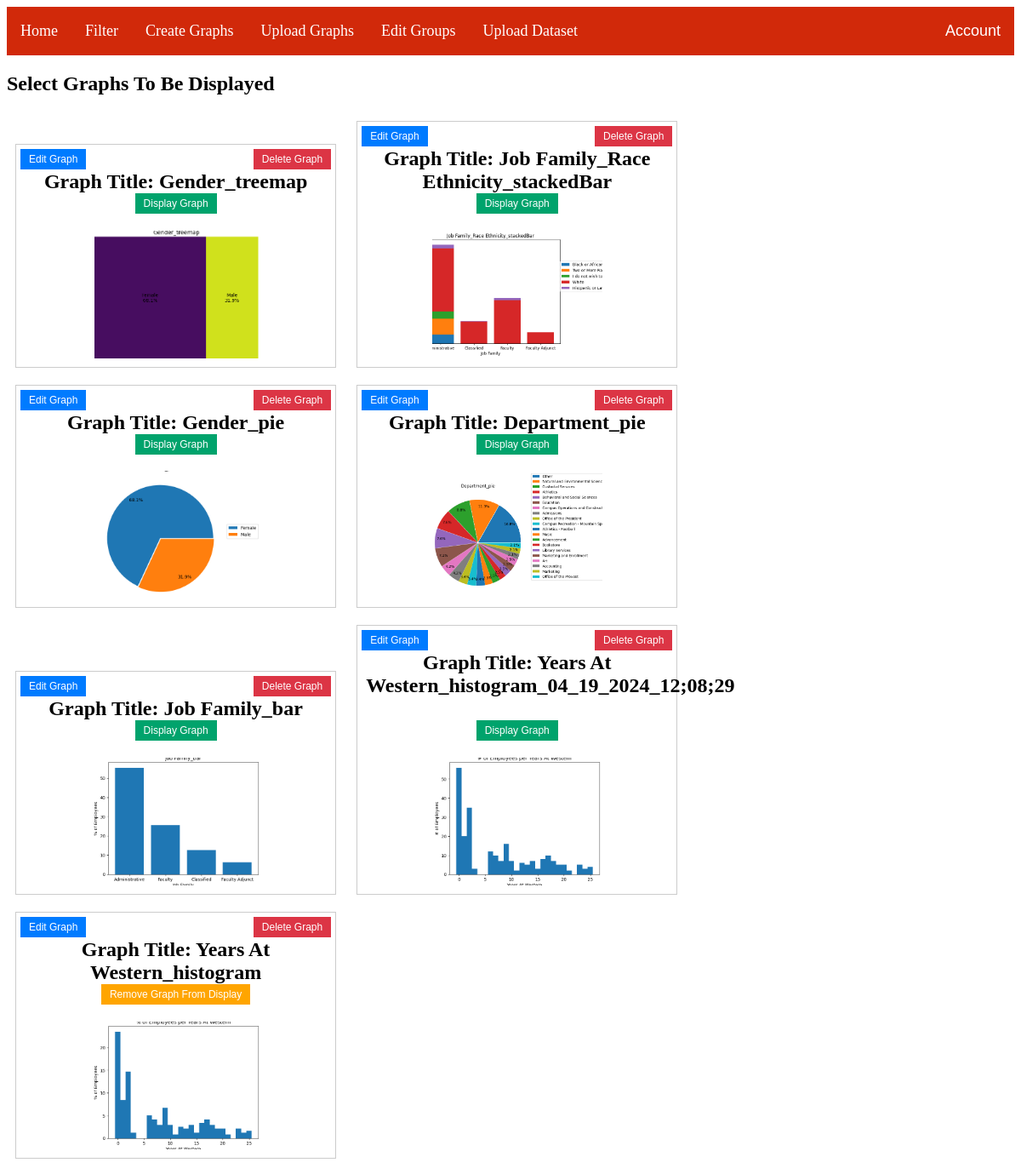
The page /uploadGraphs (signed in) on the database its author committed.
### main.py (models this page shows)
class Graphs(db.Model):
    id = db.Column(db.Integer, primary_key=True)
    path = db.Column(db.String(100), nullable=False)
    title = db.Column(db.String(50), nullable=False)
    description = db.Column(db.String(250), nullable=True)
    type = db.Column(db.String(20))
    useQuantity = db.Column(db.Boolean, default=False)
    currently_displayed = db.Column(db.Boolean, default=False, nullable=False)
    group_id = db.Column(db.Integer, db.ForeignKey('graphgroup.id'), nullable=True)

### main.py (the view)
@app.route("/uploadGraphs", methods=['GET', 'POST'])
@login_required
def selectGraphsForDashboard():
    graphs = Graphs.query.all()
    return render_template('uploadGraphs.html', graphs=graphs)

### main.py (called while the page is built)
@login_manager.user_loader
def load_user(uid):
    return User.query.get(uid)

### templates/uploadGraphs.html (shortened to what this page needs)
{% extends 'base.html' %}
{% block content %}
<head>
</head>
<body>
<h2>Select Graphs To Be Displayed</h2>
{% for graph in graphs %}
    <div class="graph-container" data-graph-id="{{ graph.id }}">
        <h2>Graph Title: {{ graph.title }}
            <button class="edit-button">Edit Graph</button>
            <button class="delete-button">Delete Graph</button>
            <br>
            {% if graph.currently_displayed %} <button class="remove-display-graph-button">Remove Graph From Display</button>
            {% else %} <button class="display-graph-button">Display Graph</button> {% endif %}
        </h2>
        <div class="image-container">
            <img src="{{ graph.path }}" class="thumbnail-img">
        </div>
    </div>
{% endfor %}
</body>
{% endblock %}

### templates/base.html (shortened to what this page needs)
<html>
<head>
    <!DOCTYPE html>
    <link href="/static/style.css" rel="stylesheet">
</head>
{% if current_user.is_authenticated %}
<body>
    <nav>
        <ul>
            <li><a href='/'>Home</a></li>
            <li><a href='/filterGraphs'>Filter</a></li>
            <li><a href='/createGraph'>Create Graphs</a></li>
            <li><a href='/uploadGraphs'>Upload Graphs</a></li>
            <li><a href='/editGroups'>Edit Groups</a></li>
            <li><a href='/uploadDataset'>Upload Dataset</a></li>
            <div class="dropdown">
                <button class="dropbtn">Account  </button>
            </div>
        </ul>
    </nav>
</body>
{% endif %}
{% block content %}
{% endblock %}
</html>

### static/style.css (style rules this page uses)
ul { list-style-type: none; margin: 0; padding: 0; overflow: hidden; background-color: #d1290a; }
li { float: left; }
li a { display: block; color: white; text-align: center; padding: 18px 16px; text-decoration: none; font-size: 18px; }
.dropdown { float: left; overflow: hidden; float: right; }
.dropdown .dropbtn { font-size: 18px; color: white; background-color: #d1290a; border: none; padding: 18px 16px; }

### templates/base.html (style rules this page uses)
nav { position: sticky; top: 0; background-color: #333; z-index: 1; }

### templates/uploadGraphs.html (style rules this page uses)
.edit-button { position: absolute; top: 5px; left: 5px; background-color: #007bff; color: white; border: none; padding: 5px 10px; font-size: 12px; cursor: pointer; }
.delete-button { position: absolute; top: 5px; right: 5px; background-color: #dc3545; color: white; border: none; padding: 5px 10px; font-size: 12px; cursor: pointer; }
.graph-container { display: inline-block; width: 30%; margin: 10px; border: 1px solid #ccc; padding: 10px; text-align: center; position: relative; }
.thumbnail-img { width: 200px; height: 150px; object-fit: cover; }
.remove-display-graph-button { position: center; top: 5px; background-color: #FFA500; color: white; border: none; padding: 5px 10px; font-size: 12px; cursor: pointer; }
.display-graph-button { position: center; top: 5px; background-color: #00A36C; color: white; border: none; padding: 5px 10px; font-size: 12px; cursor: pointer; }

### rows shown on the page
Graphs: title "Gender_treemap", currently_displayed "Display Graph", path (picture)
Graphs: title "Job Family_Race Ethnicity_stackedBar", currently_displayed "Display Graph", path (picture)
Graphs: title "Gender_pie", currently_displayed "Display Graph", path (picture)
Graphs: title "Department_pie", currently_displayed "Display Graph", path (picture)
Graphs: title "Job Family_bar", currently_displayed "Display Graph", path (picture)
Graphs: title "Years At Western_histogram_04_19_2024_12;08;29", currently_displayed "Display Graph", path (picture)
Graphs: title "Years At Western_histogram", currently_displayed "Remove Graph From Display", path (picture)
